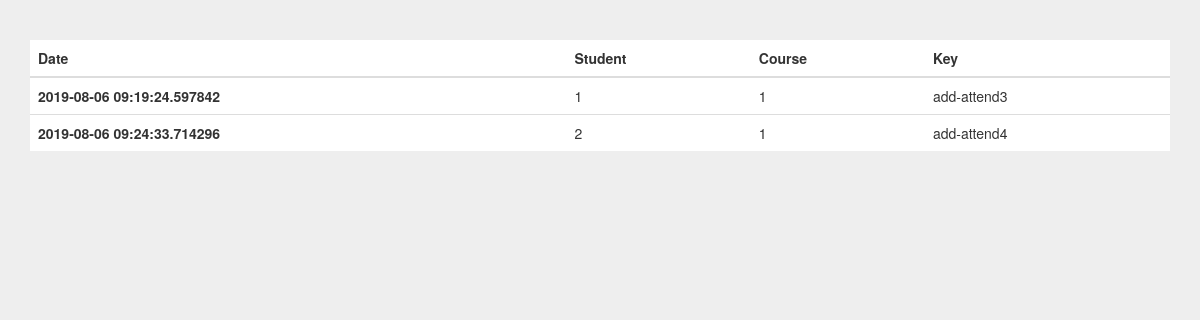
/searchattend, run on an earlier commit of the app's database.
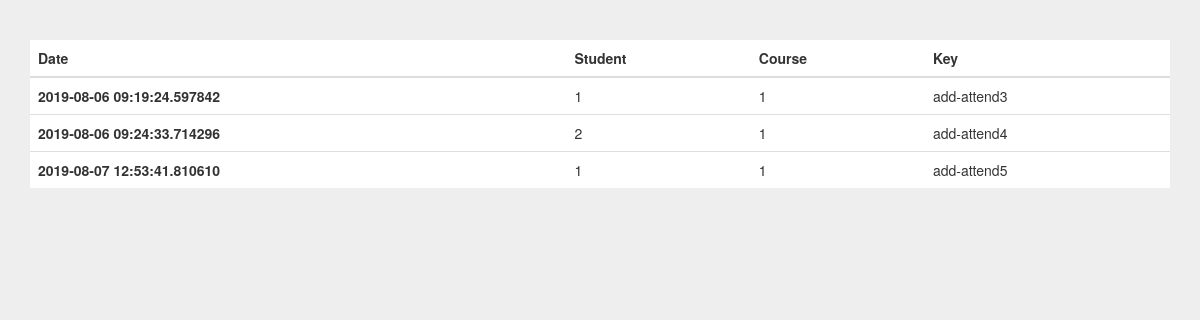
And on a later commit of the database.
### models.py (models this page shows, shortened)
class Base(db.Model):
    __abstract__ = True
    id = db.Column(db.Integer, primary_key=True, autoincrement=True)
    date_created = db.Column(db.DateTime, default=db.func.current_timestamp())
    date_modified = db.Column(db.DateTime, default=db.func.current_timestamp(),
        onupdate=db.func.current_timestamp())

class Attendance(Base):
    user_id = db.Column(db.Integer, db.ForeignKey('users.id'))
    course_id = db.Column(db.Integer, db.ForeignKey('courses.id'))
    key = db.Column(db.String(100))

### attendance.py (the view)
@attendance.route('/searchattend', methods=['GET', 'POST'])
def searchattend():
    results = Attendance.query.all()
    if not results:
        flash('No results found')
        return redirect(url_for('faculty'))
    else:
        return render_template('faculty.html', table=results)

### templates/faculty.html (shortened to what this page needs)
<!DOCTYPE html>
<html lang="en">
  <head>
    <link href="static/css/bootstrap.min.css" rel="stylesheet">
    <link href="static/css/ie10-viewport-bug-workaround.css" rel="stylesheet">
    <link href="/static/css/signin.css" rel="stylesheet" />
  </head>
  <body>
    <div class="container">
      <div class="table table-dark">
        <table class="table" id="table">
            <thead>
                <tr>
                    <th scope="col">Date</th>
                    <th scope="col">Student</th>
                    <th scope="col">Course</th>
                    <th scope="col">Key</th>
                </tr>
            </thead>
            <tbody>
        {% for row in table %}
          <tr id={{ row.id }}>
            <th scope="row">{{ row.date_created }}</th>
            <td> {{ row.user_id }} </td>
            <td> {{ row.course_id }} </td>
            <td> {{ row.key }} </td>
          </tr>
        {% endfor %}
          </tbody>
        </table>
      </div>
    </div>
  </body>
</html>

### static/css/signin.css (style rules this page uses)
body { padding-top: 40px; padding-bottom: 40px; background-color: #eee; }

What changed in the data, as far as the page shows it:
added Attendance: date_created "2019-08-07 12:53:41.810610", user_id "1", course_id "1", key "add-attend5"
